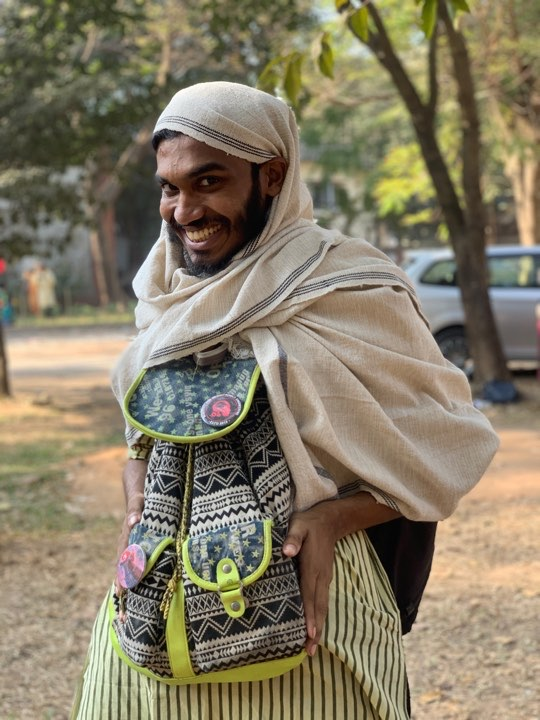
%> input picture 5. Unsharp masking, filtering & gradient/tasin.jpg, 540 x 720 px
$ octave task5.m   (GNU Octave 9; MATLAB toolbox functions it lacks are replaced by stand-ins)
%> lines starting %> are read from the running program, lines starting %| are printed output that depends on the picture; in (x1, y1, x2, y2) boxes, pixels count from 0 and x2, y2 are one past the last pixel; in counts of white or black regions, pixels touching at a corner belong together; the program's own positions count from 1
I = imread('tasin.jpg');
%> I is the input picture: size 720x540x3 uint8; mean R, G, B 133.6, 124.2, 102.2
I = rgb2gray(I);
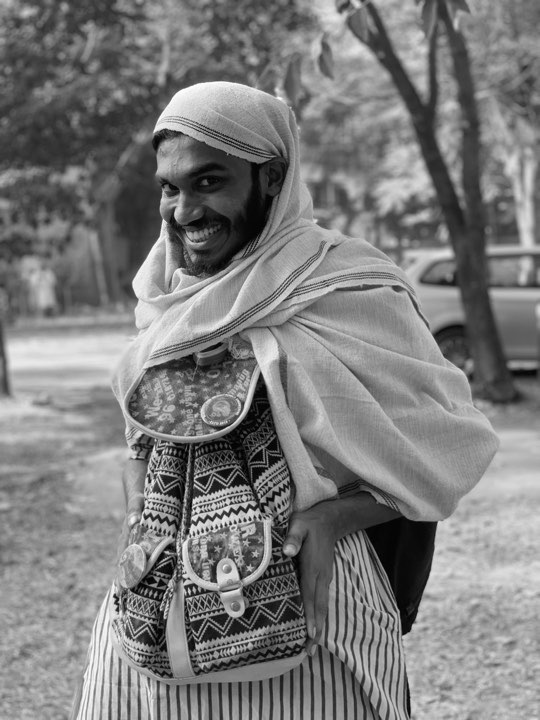
%> I: size 720x540 uint8; min 0, max 255, mean 124.5
%% Unsharp Masking Using Median Filter
M = medfilt2(I);
edges = I-M;
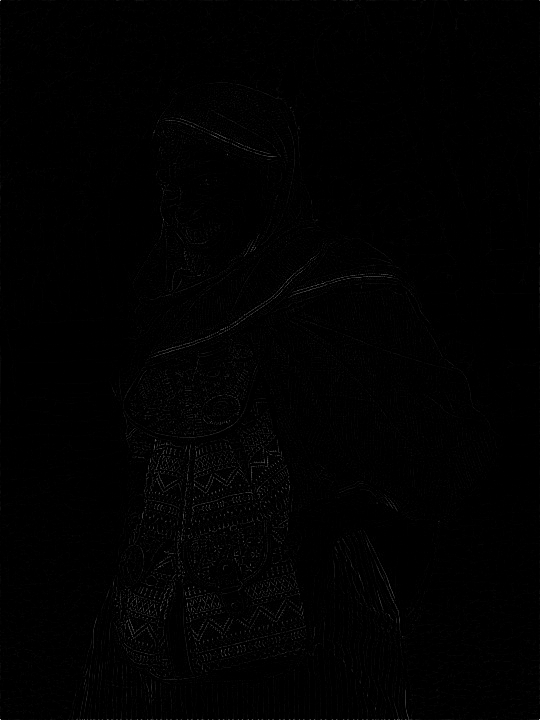
%> edges: size 720x540 uint8; min 0, max 188, mean 1.4
med_final = I+edges;
subplot(121); imshow(M)
subplot(122); imshow(med_final)
%% Average
A = imfilter(I,fspecial('average'),'replicate');
edges = I-A;
avg_final = I+edges;
subplot(122); imshow(A)
subplot(122); imshow(avg_final)
%% Result
subplot(131); imshow(I); title('Original')
subplot(132); imshow(med_final); title('Median')
subplot(133); imshow(avg_final); title('Average')
%% Gradient
[Gx, Gy] = imgradientxy(I);
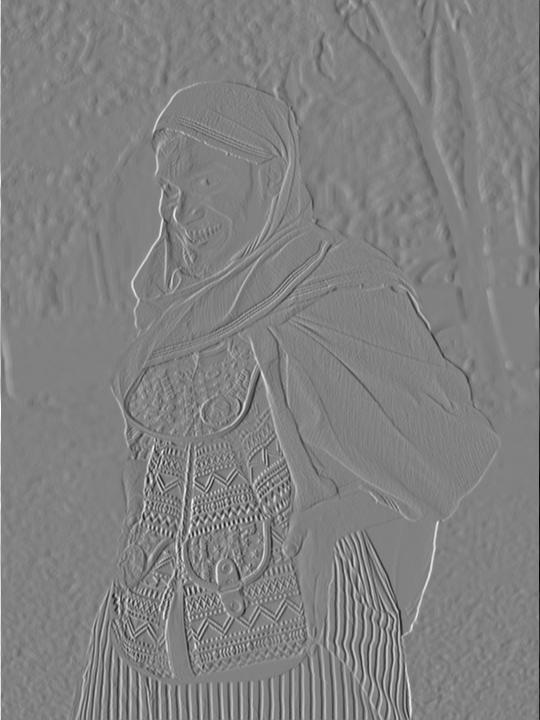
%> Gx: size 720x540 double; min -877, max 854, mean 0.1; drawn with min black and max white
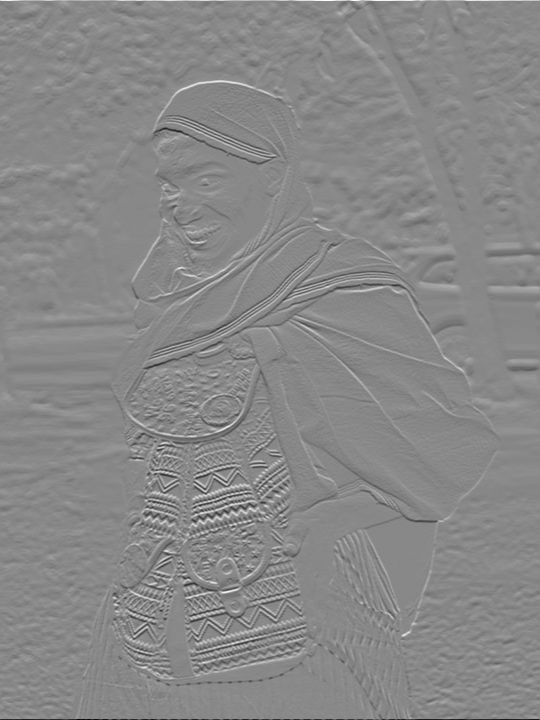
%> Gy: size 720x540 double; min -946, max 823, mean 0.2; drawn with min black and max white
subplot(121); imshow(Gx); title('Gx')
%> after `imshow(Gx)`:
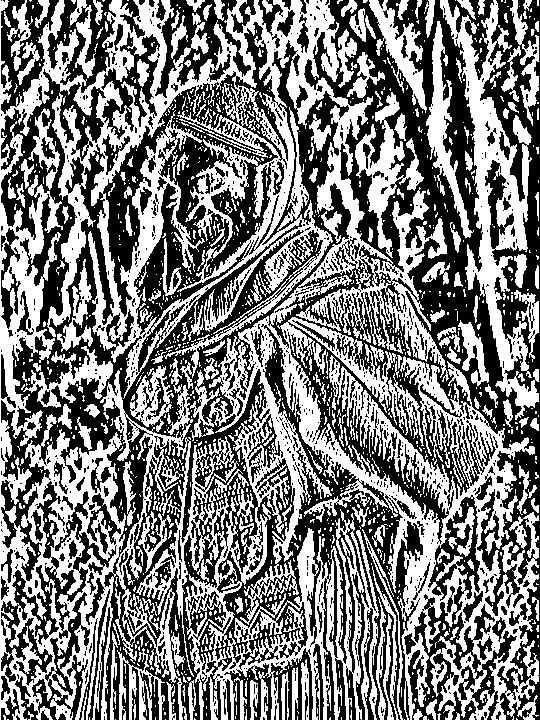
%> displayed picture: size 720x540, on the screen's scale of 0 to 255; 48.8% white; 1281 white regions (1063 under 20 px), largest, box (x1, y1, x2, y2) and area: (0, 0, 539, 720) 135948, (440, 0, 539, 420) 10981, (355, 92, 424, 258) 3188
subplot(122); imshow(Gy); title('Gy')
%> after `imshow(Gy)`:
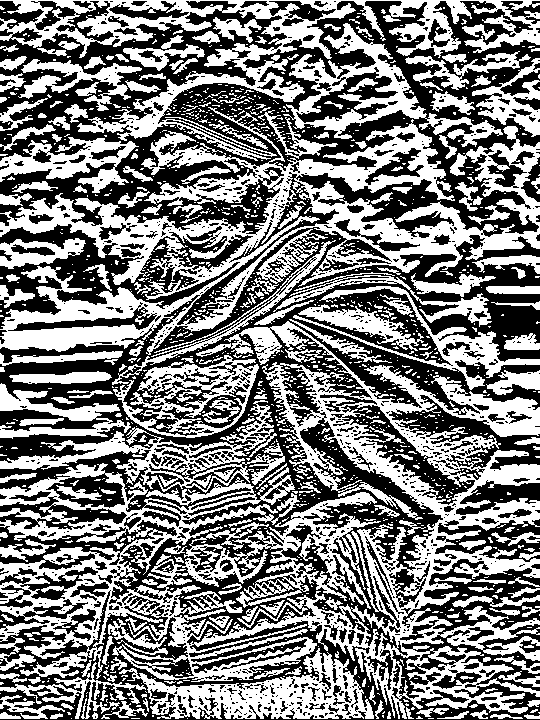
%> displayed picture: size 720x540, on the screen's scale of 0 to 255; 49% white; 1284 white regions (1051 under 20 px), largest, box (x1, y1, x2, y2) and area: (0, 321, 540, 719) 61654, (0, 107, 540, 355) 34818, (0, 0, 540, 161) 16154

$ run again, with 5. Unsharp masking, filtering & gradient/nihal.jpg copied over 5. Unsharp masking, filtering & gradient/tasin.jpg
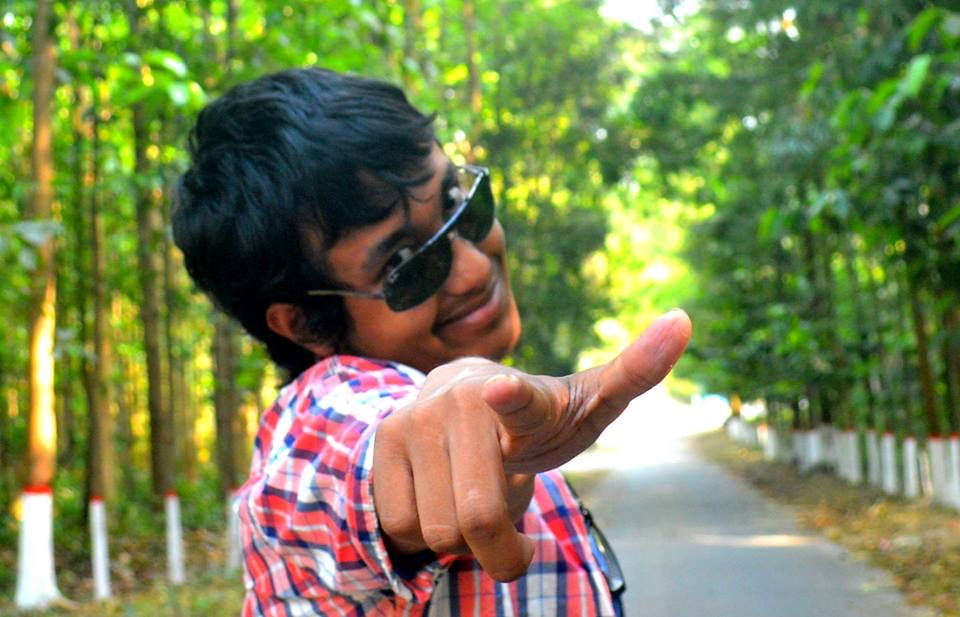
%> input picture 5. Unsharp masking, filtering & gradient/nihal.jpg, 960 x 617 px
%> I is the input picture: size 617x960x3 uint8; mean R, G, B 121.3, 130.9, 82.8
%> I: size 617x960 uint8
%> `imshow(Gx)`:
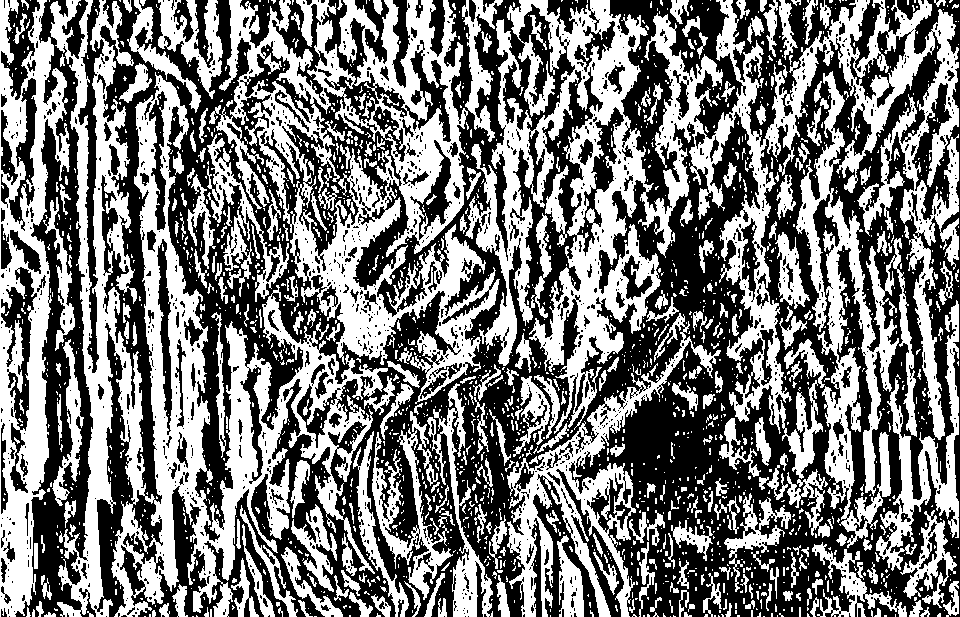
%> displayed picture: size 617x960, on the screen's scale of 0 to 255; 47.6% white; 1963 white regions (1611 under 20 px), largest, box (x1, y1, x2, y2) and area: (465, 0, 959, 479) 62190, (50, 0, 388, 617) 52569, (209, 0, 500, 404) 39122
%> `imshow(Gy)`:
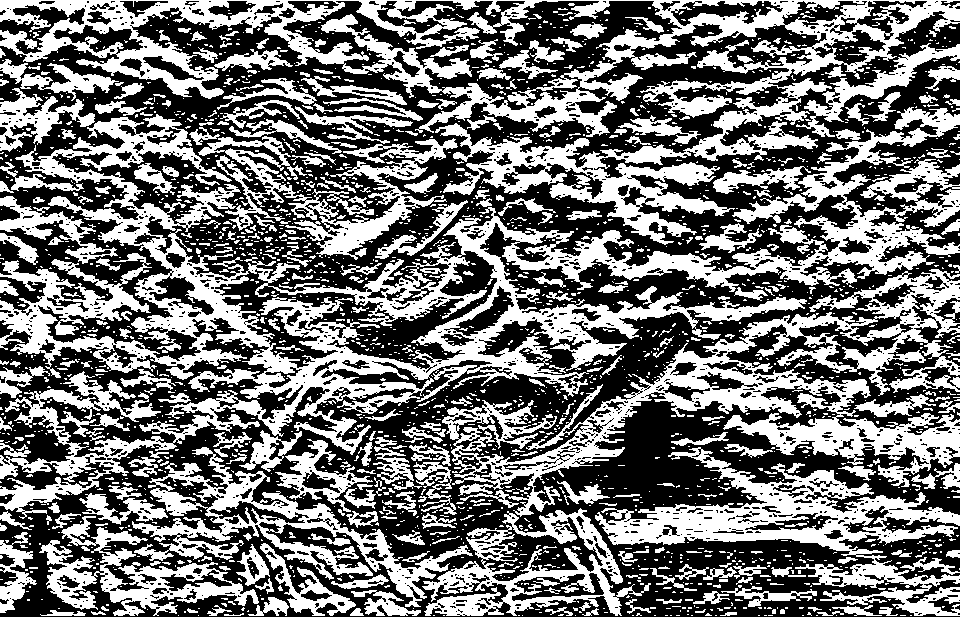
%> displayed picture: size 617x960, on the screen's scale of 0 to 255; 45.5% white; 2289 white regions (1913 under 20 px), largest, box (x1, y1, x2, y2) and area: (0, 107, 960, 519) 75251, (0, 0, 960, 245) 48494, (442, 269, 960, 517) 29415
